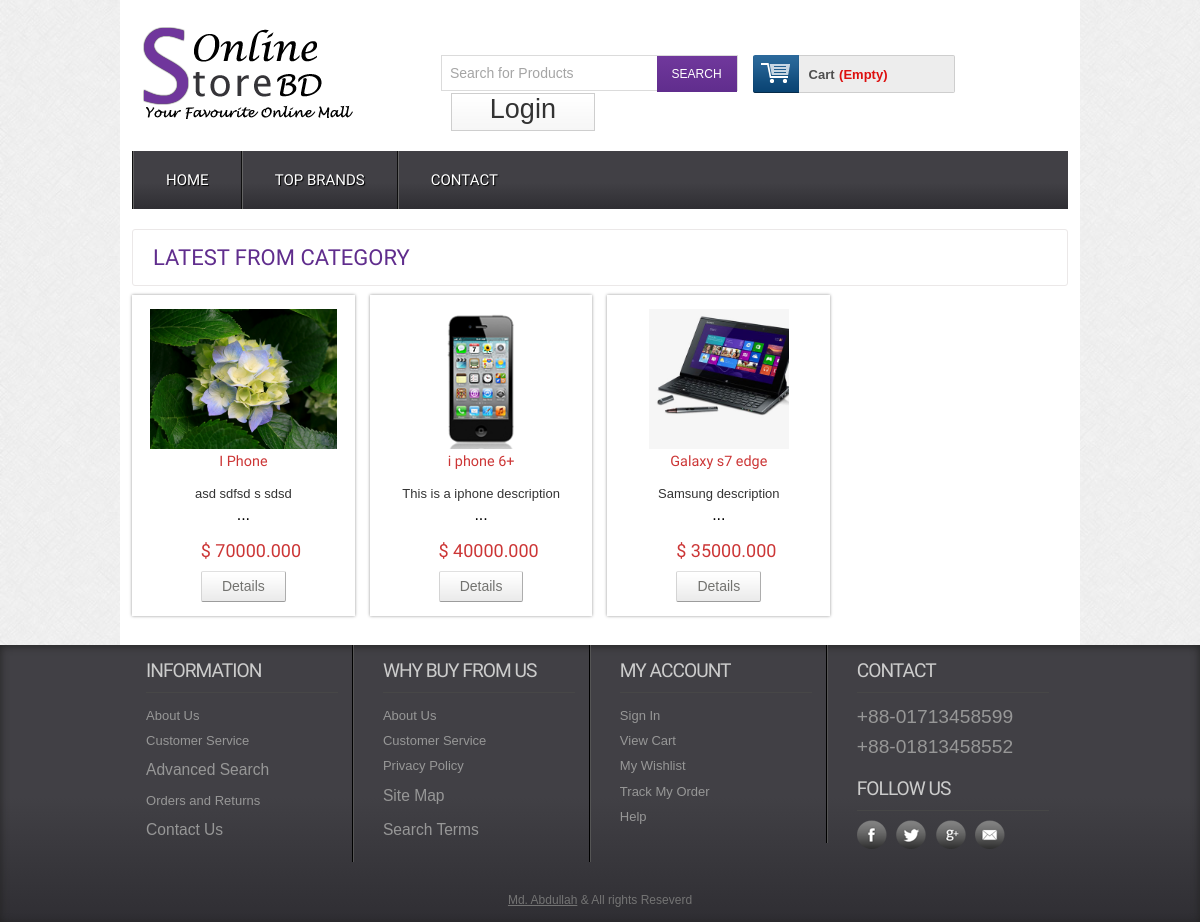
/productbycat.php?catid=8, run on the app's committed database.
### tables this page shows
CREATE TABLE IF NOT EXISTS `tbl_product` (
  `pid` int(11) NOT NULL AUTO_INCREMENT,
  `productName` varchar(255) NOT NULL,
  `catId` int(11) NOT NULL,
  `brandId` int(11) NOT NULL,
  `body` text NOT NULL,
  `price` float(10,3) NOT NULL,
  `image` varchar(255) NOT NULL,
  `type` tinyint(4) NOT NULL DEFAULT '0',
  PRIMARY KEY (`pid`)
);

### classes/Product.php (called while the page is built, shortened)
<?php
$filepath = realpath(dirname(__FILE__));
include_once ($filepath."/../libs/Database.php");
include_once ($filepath."/../helpers/Format.php");
?>
<?php
class Product
{
	private $db;
	function __construct()
	{
		$this->db = new Database();
	}
	public function getProductByCat($catid){
		$sql = "SELECT * FROM tbl_product WHERE catId = '$catid' ";
		$result = $this->db->select($sql);
		return $result;
	}
}
?>

### libs/Database.php (called while the page is built, shortened)
<?php
Class Database{
	 public $host   = DB_HOST;
	 public $user   = DB_USER;
	 public $pass   = DB_PASS;
	 public $dbname = DB_NAME;
	 public $link;
	private function connectDB(){
		 $this->link = new mysqli($this->host, $this->user, $this->pass,$this->dbname);
	 }
	public function select($query){
	  $result = $this->link->query($query) or die($this->link->error.__LINE__);
		  if($result->num_rows > 0){
		    return $result;
		  }else {
		    return false;
		  }
	 }
}

### helpers/Format.php (called while the page is built, shortened)
<?php
class Format{
	 public function textShorten($text, $limit = 400){
		  $text = $text. " ";
		  $text = substr($text, 0, $limit);
		  $text = substr($text, 0, strrpos($text, ' '));
		  $text = $text."...";
		  return $text;
	 }
 }

### productbycat.php (the view, shortened to what this page needs)
<?php
	include("inc/header.php");
?>
<?php
	if (!isset($_GET['catid']) && $_GET['catid'] == NULL) {
        echo "<script>window.location='404.php';</script>";
    }else{
        $catid = $_GET['catid'];
    }
?>
 <div class="main">
    <div class="content">
    	<div class="content_top">
    		<div class="heading">
    		<h3>Latest from Category</h3>
    		</div>
    	</div>
	      <div class="section group">
	      	<?php
	      		$pdByCat = $pd->getProductByCat($catid);
	      		if ($pdByCat) {
	      			while ($rows = $pdByCat->fetch_assoc()) {
	      	?>
				<div class="grid_1_of_4 images_1_of_4">
					 <a href="details.php?pdid=<?php echo $rows['pid'];?>"><img src="admin/<?php echo $rows['image'];?>" alt="" /></a>
					 <h2><?php echo $rows['productName'];?></h2>
					 <p><?php echo $fm->textShorten($rows['body'],60);?></p>
					 <p><span class="price">$ <?php echo $rows['price'];?></span></p>
				     <div class="button"><span><a href="details.php?pdid=<?php echo $rows['pid'];?>" class="details">Details</a></span></div>
				</div>
			<?php
				}
			}else{
				header("Location: 404.php");
			}
			?>
			</div>
    </div>
 </div>
</div>
 <?php
	include("inc/footer.php");
?>

### css/style.css (style rules this page uses)
html,body,div,span,applet,object,iframe,h1,h2,h3,h4,h5,h6,p,blockquote,pre,a,abbr,acronym,address,big,cite,code,del,dfn,em,img,ins,kbd,q,s,samp,small,strike,strong,sub,sup,tt,var,b,u,i,dl,dt,dd,ol,nav ul,nav li,fieldset,form,label,legend,table,caption,tbody,tfoot,thead,tr,th,td,article,aside,canvas,details,embed,figure,figcaption,footer,header,hgroup,menu,nav,output,ruby,section,summary,time,mark,audio,video { margin:0;padding:0;border:0;font-size:100%;font:inherit;vertical-align:baseline; }
a { text-decoration:none; }
img { max-width:100%; }
body { font-family:Arial, Helvetica, sans-serif; background:url(../images/body_bg3.jpg); }
.section { clear: both; padding: 0px; margin: 0px; }
.group:before, .group:after { content:""; display:table; }
.group:after { clear:both; }
.group { zoom:1; }
.content { padding:20px 0; background:#FFF; }
.content h2 { font-size:23px; color:#6C6C6C; font-family: 'Monda', sans-serif; }
.content_top { padding:15px 20px; border:1px solid #EBE8E8; border-radius:3px; }
.heading { float:left; margin-right:10%; }
.heading h3 { font-family: 'Monda', sans-serif; font-size:22px; color:#602D8D; text-transform:uppercase; }
.grid_1_of_4 { display: block; float:left; margin: 1% 0 1% 1.6%; box-shadow: 0px 0px 3px rgb(150, 150, 150); }
.grid_1_of_4:first-child { margin-left: 0; }
.images_1_of_4 { width: 20.8%; padding:1.5%; text-align:center; position:relative; }
.images_1_of_4 img { max-width: 100%; height: 140px; }
.images_1_of_4 h2 { color: #CC3636; font-family: 'Monda', sans-serif; font-size:0.9em; font-weight : normal; }
.images_1_of_4 p { font-size:0.8125em; padding:0.4em 0; color: #333; }
.images_1_of_4 p span.price { font-size:18px; font-family: 'Monda', sans-serif; color: #CC3636; margin-left:15px; }
.images_1_of_4 .button { float: left; line-height: 1.9em; margin-top: 0.3em; width: 100%; }
.images_1_of_4 .button a { padding:7px 20px; font-size:0.8em; }
.images_1_of_4 .button a { font-family: "Trebuchet MS",Arial,Helvetica,sans-serif; font-size: 14px; line-height: 15px; text-transform: none; color: #737370; text-decoration: none!important; background: url(../images/button-bg.png) repeat-x 0 0 #E8E8E8; display: inline-block; border-left: 1px solid #D4D4D4!important; border-right: 1px solid #ADADAD!important; border-top: 1px solid #E0E0E0!important; border-bottom: 1px solid #9C9C9C!important; cursor: pointer!important; margin: 0 2px; border-radius: 2px; -moz-border-radius: 2px; -webkit-border-radius: 2px; -webkit-transition: all 0.5s ease; -moz-transition: all 0.5s ease; -o-transition: all 0.5s ease; transition: all 0.5s ease; }

### data on the page
tbl_product: image (picture), productName "I Phone", body "asd sdfsd s sdsd ...", price "70000.000"
tbl_product: image (picture), productName "i phone 6+", body "This is a iphone description ...", price "40000.000"
tbl_product: image (picture), productName "Galaxy s7 edge", body "Samsung description ...", price "35000.000"
